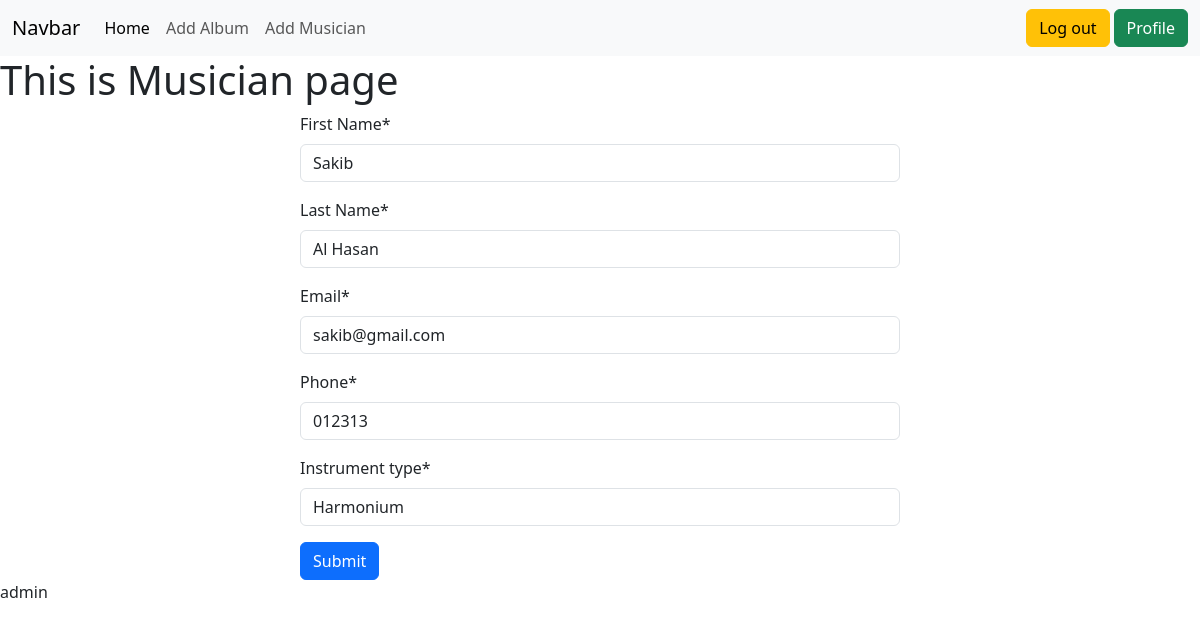
The page /musican_app/edit_musician/17 (signed in) on the database its author committed.
### musican_app/models.py (models this page shows, shortened)
class musican(models.Model):
    First_Name = models.CharField(max_length=100)
    Last_Name = models.CharField(max_length=100)
    Email = models.EmailField()
    Phone = models.CharField(max_length=12)
    Instrument_type = models.CharField(max_length=30)

### musican_app/views.py (the view)
# urls.py: path("edit_musician/<int:id>",views.edit,name='edit')
@login_required
def edit(request,id):
    data  = models.musican.objects.get(pk=id)
    form = Musician_Form(instance=data)
    if request.method== 'POST':
        form = Musician_Form(request.POST,instance=data)
        if form.is_valid():
            form.save()
            return redirect('album_page')
    return render(request,'musician.html',{'form':form})

### musican_app/forms.py
class Musician_Form (forms.ModelForm):
    class Meta:
        model = models.musican
        fields = '__all__'

### musican_app/templates/musician.html (shortened to what this page needs)
{% extends "base.html" %}
{% block content %}
<h1>This is Musician page</h1>
<div style='width: 50%; margin:auto;'>
    {% load crispy_forms_tags %}
    <form method = 'POST'>
        {{form|crispy}}
        <button type='Submit' class='btn btn-primary'>Submit</button>
    </form>
</div>
{% endblock content %}

### templates/base.html (shortened to what this page needs)
<!DOCTYPE html>
<html lang="en">
  <head>
    <link
      href="https://cdn.jsdelivr.net/npm/bootstrap@5.3.3/dist/css/bootstrap.min.css"
      rel="stylesheet"
    />
  </head>
  <body>
    <nav class="navbar navbar-expand-lg bg-body-tertiary">
      <div class="container-fluid">
        <a class="navbar-brand" href="#">Navbar</a>
        <div class="collapse navbar-collapse" id="navbarNav">
          <ul class="navbar-nav">
            <li class="nav-item">
              <a
                class="nav-link active"
                aria-current="page"
                href="{% url 'album_page' %}"
                >Home</a
              >
            </li>
            {% if request.user.is_authenticated %}
            <li class="nav-item">
              <a class="nav-link" href="{% url 'album_form' %}">Add Album </a>
            </li>
            <li class="nav-item">
              <a class="nav-link" href="{% url 'form_musician'  %}">Add Musician</a>
            </li>
            {% endif %}
          </ul>
        </div>
        <form class="form-inline my-2 my-lg-0 d-flex gap-1">
          {% if request.user.is_authenticated %}
          <a href="{% url 'log_out' %}" class="btn btn-warning">Log out</a>
          <a href="{% url 'album_page' %}" class="btn btn-success">Profile</a>
          {% else %}
          <a href="{% url 'register' %}" class="btn btn-warning">Sign up</a>
          <a href="{% url 'log_in' %}" class="btn btn-success">Log in</a>
          {% endif %}
        </form>
      </div>
    </nav>
    {% block content %} {% endblock content %} {{request.user}}
  </body>
</html>

### rows shown on the page
musican: First_Name "Sakib", Last_Name "Al Hasan", Email "sakib@gmail.com", Phone "012313", Instrument_type "Harmonium"

### other values the page prints
{{ request.user }} "admin"
